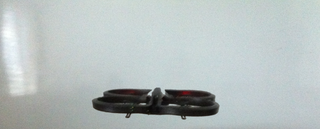
#> input picture SAMPLES/abajo.png, 320 x 129 px
$ python -i objetos.py   (imports and definitions only)   (Python 2 division)
#> lines starting #> are read from the running program, lines starting #| are printed output that depends on the picture; after the words box and inside, x2 and y2 are one past the last pixel; in counts of white or black regions, pixels touching at a corner belong together
import numpy as np
import Tkinter
from PIL import ImageDraw
import Image
import ImageTk
from sys import argv
import time
from math import fabs

def convolucion(imagen, h):
    iancho, ialtura = imagen.size
    imagen = imagen.convert('L')
    im = imagen.load()
    maltura, mancho = h.shape
    g = np.zeros(shape = (iancho, ialtura))

    for x in xrange(iancho):
        for y in xrange(ialtura):

            sum = 0.0
            c = 0.0001

            for i in xrange(mancho):
                zi = ( i - ( mancho / 2 ))
                for j in xrange(maltura):
                    zj = ( j - ( maltura / 2 ) )

                    if x + zi >= 0 and x + zi < iancho and \
                            y + zj >= 0 and y + zj < ialtura:
                        sum += im[x + zi, y + zj] * h[i, j]
                        c += 1.0

            g[x, y] = sum / c

    return g

#metodo breath first search
#toma como parametro la matriz de la imagen, una copia de la matriz
#el color asignado RGB, la cola que es una lista, el ancho y la
#altura de la imagen original
def bfs(imagen, cola, ancho, altura, grupo):
    #toma el primer elemento de la cola y lo saca
    (x, y) = cola.pop(0)
    #si imagen no es color negro nos regresa un false
    if not imagen[x, y] == 0:
        return False
    #toma como blanco el pixel en la cola
    imagen[x, y] = 255 # ignora por poner en blanco
    grupo.append((x, y))
    for dx in [-1, 0, 1]:
        for dy in [-1, 0, 1]:
            (px, py) = (x + dx, y + dy)
            if px >= 0 and px < ancho and py >= 0 and py < altura:
                if imagen[px, py] == 0: # solo los negros entran en la cola
                    if (px, py) not in cola:
                        cola.append((px, py))
    return True

def asignColor(grupo):
    return ((grupo * 5 + 7) % 256, (grupo * 13 + 41) % 256, (grupo * 29 + 13) % 256)

#Metodo para hacer deteccion de objetos
#toma como parametro el nombre de la imagen
def deteccionObjetos(imagen):
    #Toma las proporciones de la imagen
    ancho, altura = imagen.size
    #toma es escala de grises la imagen
    imagen = imagen.convert('L')
    #carga la imagen para manipularla
    im = imagen.load()

    porAsignar = list()
    for x in xrange(ancho):
        for y in xrange(altura):
            if im[x, y] == 255: # blanco
                porAsignar.append((x, y))

    grupos = list()
    while True:
        grupo = list()
        # se coloca como false un marcador
        listo = False
        #Se recorre segun las proporciones
        for y in xrange(altura):
            for x in xrange(ancho):
                # si el pixel actual es negro
                #el marcador se coloca en true
                # y se sale del ciclo
                if im[x, y] == 0: # negro
                    listo = True
                    break
            if listo:
                break
        #si el marcador es falso sale del ciclo infinito
        if not listo:
            break
        #se crea la cola
        cola = list()
        # agrega la coordenada donde se encuentra nuestro pixel
        cola.append((x, y))
        #este ciclo seguira hasta que la cola no tenga nada
        while len(cola) > 0:
            #se hace breath first search
            #tomando como parametro matriz de la imagen, la matriz creada en rgb
            #la cola, el ancho y la altura de la imagen
            bfs(im, cola, ancho, altura, grupo)
        grupos.append(grupo)

    mayor = 0
    segundoMayor = 0
    fondoPos = None
    dronePos = None
    for pos in xrange(len(grupos)):
        tam = len(grupos[pos])
        if tam > mayor:
            fondoPos = pos
            mayor = tam
        elif tam > segundoMayor:
            dronePos = pos
            segundoMayor = tam

    fondo = grupos[fondoPos]
    drone = grupos[dronePos]

    for pos in xrange(len(grupos)):
        if pos != fondoPos and pos != dronePos:
            porAsignar += grupos[pos]

    total = ancho * altura

    ciclado = 0
    noSePudo = False
    while len(porAsignar) > 0:
        (x, y) = porAsignar.pop(0)
        buscando = True
        for dx in [-1, 0, 1]:
            for dy in [-1, 0, 1]:
                vecino = (x + dx, y + dy)
                if vecino in drone:
                    drone.append((x, y))
                    ciclado = 0
                    buscando = False
                    break
                if vecino in fondo:
                    fondo.append((x, y))
                    ciclado = 0
                    buscando = False
                    break
            if not buscando:
                break
        if buscando:
            porAsignar.append((x, y))
            ciclado += 1
            if ciclado > total / 50:
                noSePudo = True
                break

    if noSePudo:
        print 'No se pudo'

    clasificados = len(fondo) + len(drone)
    # total - clasificados debe ser cero

    cp = Image.new(mode = 'RGB', size = (ancho, altura))
    copia = cp.load()

    for (x, y) in fondo:
        copia[x, y] = 0, 255, 0

    minX = ancho
    maxX = 0
    minY = altura
    maxY = 0

    for (x, y) in drone:
        copia[x, y] = 0, 0, 255
        if x < minX:
            minX = x
        if x > maxX:
            maxX = x
        if y < minY:
            minY = y
        if y > maxY:
            maxY = y

    print 'Esquina superior:',  minX, minY
    droneAncho = maxX - minX
    droneAltura = maxY - minY
    print 'Dimensiones:', droneAncho, droneAltura
    cx = minX + droneAncho / 2
    cy = minY + droneAltura / 2
    print 'Centro del drone:', cx, cy
    ix = ancho * 0.5
    iy = altura * 0.5

    print "Centro de la imagen x: ", ix, " y: ", iy
    dx = cx - ix
    dy = cy - iy
    print 'Diferencias:', dx, dy

    mx = ancho / 10
    print 'Tolerancia horizontal:', mx

    my = altura / 6
    print 'Tolerancia vertical:', my

    zmin = ancho / 3
    zmax = ancho / 2
    print 'Rango de profundidad:', zmin, zmax

    direcciones = list()

    if droneAncho < zmin:
        direcciones.append('Acercarse')
        print 'Acercarse'
    elif droneAncho > zmax:
        direcciones.append('Alejarse')
        print 'Alejarse'
    elif fabs(dx) > mx: # se necesita correccion horizontal
        d = 'Mover'
        print 'Mover'
        if fabs(dx) > 3 * mx: # se necesita mucha correccion
            d +=' mucho '
            print ' mucho '
        if dx < 0:
            d +=' a la derecha,'
            print 'a la derecha'
        else:
            d +=' a la izquierda,'
            print 'a la izquierda'
        direcciones.append(d)
    elif fabs(dy) > my:
        d =' Mover hacia '
        print 'Mover hacia'
        if dy < 0:
            d += ' abajo '
            print 'abajo'
        else:
            d += ' arriba '
            print 'arriba'
        direcciones.append(d)
    else:
        direcciones.append('Todo bien')
        print 'Todo bien'

    for x in xrange(minX, maxX + 1):
        copia[x, minY] = 255, 0, 0

    for x in xrange(minX, maxX + 1):
        copia[x, maxY] = 255, 0, 0

    for y in xrange(minY, maxY + 1):
        copia[minX, y] = 255, 0, 0

    for y in xrange(minY, maxY + 1):
        copia[maxX, y] = 255, 0, 0

    for x in xrange(cx - 1, cx + 2):
        for y in xrange(cy - 1, cy + 2):
            copia[x, y] = 255, 255, 0

    return Image.fromarray(np.array(cp)), direcciones


def main():
    ##### Se obtiene el tiempo inicial ####
    t1 = time.time()

    ##### Se obtiene la imagen dada como parametro ####
    imagen = Image.open(argv[1])
#> imagen is the input picture: PIL image 320x129 RGB; mean R, G, B 182.4, 190.9, 190.4

    ### Se guarda en una variable la imagen original ###
    original = imagen

    #### Se utilizo la mascara de Prewitt para la deteccion de bordes ###
    px = np.array([[-1,0,1], [-1,0,1], [-1,0,1]])
    py = np.array([[1,1,1], [0,0,0], [-1,-1,-1]])


    ####### Obtiene la convolucion para obtener bordes #####
    g = (convolucion(original, px)**2 + convolucion(original, py)**2) ** 0.5
#> after the loop in convolucion, `for x in xrange(iancho):`:
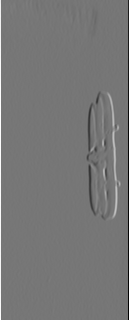
#> g: shape (320, 129) float64; min -94.17, max 107.8, mean 0; drawn with min black and max white
#> after the loop in convolucion (call 2), `for x in xrange(iancho):`:
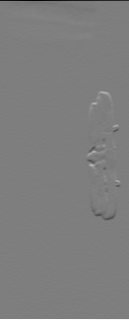
#> g: shape (320, 129) float64; min -104.8, max 106.5, mean 0; drawn with min black and max white
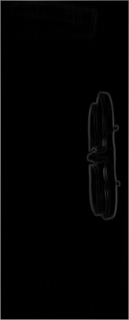
#> g: shape (320, 129) float64; min 0, max 149, mean 4

    ######## Binarizacion de la imagen ######
    prom = np.average(g)
#> prom = 3.99
    ancho, altura = imagen.size
#> ancho = 320; altura = 129
    imagen = imagen.convert('L')
    im = imagen.load()
    for x in xrange(ancho):
        for y in xrange(altura):
            if g[x, y] < 4 * prom / 3:
                im[x, y] = 0
            else:
                im[x, y] = 255

    ### Deteccion del drone y una lista con las direcciones a realizar #####
    resultado, direcciones = deteccionObjetos(Image.fromarray(np.array(imagen)))
#> in deteccionObjetos, `imagen = imagen.convert('L')`:
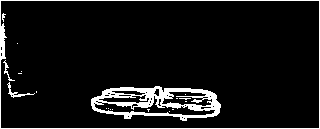
#> imagen: PIL image 320x129 L; 7.7% white; 20 white regions (16 under 20 px), largest, box (x1, y1, x2, y2) and area: (91, 86, 221, 121) 1974, (0, 0, 320, 129) 1026, (7, 82, 35, 98) 85, (3, 60, 15, 81) 50
#> the loop in deteccionObjetos, `for pos in xrange(len(grupos)):` made 28 passes
#> in deteccionObjetos, `cp = Image.new(mode = 'RGB', size = (ancho, altura))`: cp: PIL image 320x129 RGB; every value is 0
#> the loop in deteccionObjetos, `for (x, y) in fondo:` made 40121 passes
#> (x, y) on passes 1 to 3: (1, 1), (1, 2), (2, 1)
#> the loop in deteccionObjetos, `for (x, y) in drone:` made 1159 passes
#> (x, y) on passes 1 to 3: (154, 96), (154, 97), (154, 98)
#| Esquina superior: 94 96
#| Dimensiones: 123 24
#| Centro del drone: 155 108
#| Centro de la imagen x:  160.0  y:  64.5
#| Diferencias: -5.0 43.5
#| Tolerancia horizontal: 32
#| Tolerancia vertical: 21
#| Rango de profundidad: 106 160
#> the loop in deteccionObjetos, `for x in xrange(minX, maxX + 1):` made 124 passes
#> the loop in deteccionObjetos, `for y in xrange(minY, maxY + 1):` made 25 passes
#> the loop in deteccionObjetos, `for x in xrange(cx - 1, cx + 2):` made 3 passes
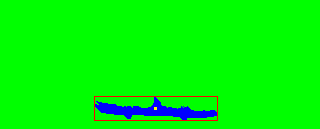
#> resultado: PIL image 320x129 RGB; mean R, G, B 1.9, 246.1, 7.1

    ######## Tkinter #######
    root = Tkinter.Tk()
#> (the run stopped early here; a loop or call above may not have finished)
